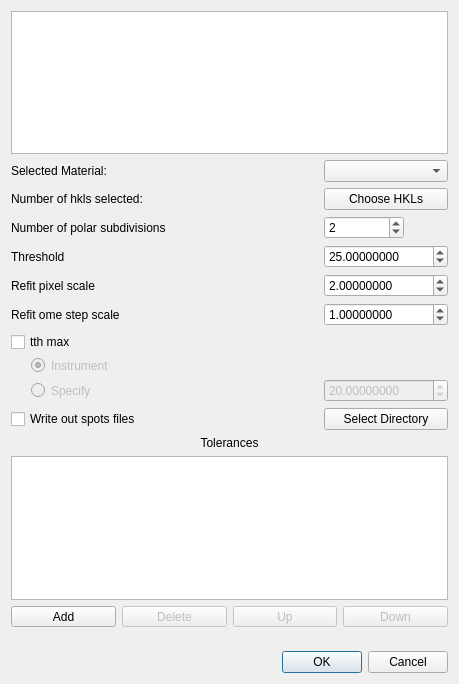
<?xml version="1.0" encoding="UTF-8"?>
<ui version="4.0">
 <class>fit_grains_options</class>
 <widget class="QDialog" name="fit_grains_options">
  <property name="geometry">
   <rect>
    <x>0</x>
    <y>0</y>
    <width>459</width>
    <height>684</height>
   </rect>
  </property>
  <property name="windowTitle">
   <string>Fit Grains Options</string>
  </property>
  <layout class="QVBoxLayout" name="verticalLayout">
   <item>
    <widget class="GrainsTableView" name="grains_table_view"/>
   </item>
   <item>
    <layout class="QGridLayout" name="gridLayout">
     <item row="4" column="0">
      <widget class="QLabel" name="refit_pixel_labe">
       <property name="text">
        <string>Refit pixel scale</string>
       </property>
      </widget>
     </item>
     <item row="1" column="0">
      <widget class="QLabel" name="num_hkls_selected">
       <property name="text">
        <string>Number of hkls selected:</string>
       </property>
      </widget>
     </item>
     <item row="8" column="0">
      <widget class="QRadioButton" name="tth_max_specify">
       <property name="enabled">
        <bool>false</bool>
       </property>
       <property name="styleSheet">
        <string notr="true">padding-left: 20px;</string>
       </property>
       <property name="text">
        <string>Specify</string>
       </property>
      </widget>
     </item>
     <item row="3" column="0">
      <widget class="QLabel" name="threshold_label">
       <property name="text">
        <string>Threshold</string>
       </property>
      </widget>
     </item>
     <item row="4" column="1">
      <widget class="ScientificDoubleSpinBox" name="refit_pixel_scale">
       <property name="sizePolicy">
        <sizepolicy hsizetype="Minimum" vsizetype="Fixed">
         <horstretch>0</horstretch>
         <verstretch>0</verstretch>
        </sizepolicy>
       </property>
       <property name="decimals">
        <number>8</number>
       </property>
       <property name="maximum">
        <double>1000000.000000000000000</double>
       </property>
       <property name="value">
        <double>2.000000000000000</double>
       </property>
      </widget>
     </item>
     <item row="5" column="0">
      <widget class="QLabel" name="refit_ome_label">
       <property name="text">
        <string>Refit ome step scale</string>
       </property>
      </widget>
     </item>
     <item row="8" column="1">
      <widget class="ScientificDoubleSpinBox" name="tth_max_value">
       <property name="enabled">
        <bool>false</bool>
       </property>
       <property name="decimals">
        <number>8</number>
       </property>
       <property name="maximum">
        <double>1000000.000000000000000</double>
       </property>
       <property name="value">
        <double>20.000000000000000</double>
       </property>
      </widget>
     </item>
     <item row="0" column="1">
      <widget class="QComboBox" name="material"/>
     </item>
     <item row="2" column="0">
      <widget class="QLabel" name="npdiv_label">
       <property name="text">
        <string>Number of polar subdivisions</string>
       </property>
      </widget>
     </item>
     <item row="1" column="1">
      <widget class="QPushButton" name="choose_hkls">
       <property name="text">
        <string>Choose HKLs</string>
       </property>
      </widget>
     </item>
     <item row="6" column="0">
      <widget class="QCheckBox" name="tth_max_enable">
       <property name="text">
        <string>tth max</string>
       </property>
      </widget>
     </item>
     <item row="3" column="1">
      <widget class="ScientificDoubleSpinBox" name="threshold">
       <property name="decimals">
        <number>8</number>
       </property>
       <property name="maximum">
        <double>1000000.000000000000000</double>
       </property>
       <property name="value">
        <double>25.000000000000000</double>
       </property>
      </widget>
     </item>
     <item row="5" column="1">
      <widget class="ScientificDoubleSpinBox" name="refit_ome_step_scale">
       <property name="decimals">
        <number>8</number>
       </property>
       <property name="maximum">
        <double>1000000.000000000000000</double>
       </property>
       <property name="value">
        <double>1.000000000000000</double>
       </property>
      </widget>
     </item>
     <item row="0" column="0">
      <widget class="QLabel" name="material_label">
       <property name="text">
        <string>Selected Material:</string>
       </property>
      </widget>
     </item>
     <item row="2" column="1">
      <widget class="QSpinBox" name="npdiv">
       <property name="sizePolicy">
        <sizepolicy hsizetype="Fixed" vsizetype="Fixed">
         <horstretch>0</horstretch>
         <verstretch>0</verstretch>
        </sizepolicy>
       </property>
       <property name="minimumSize">
        <size>
         <width>80</width>
         <height>0</height>
        </size>
       </property>
       <property name="minimum">
        <number>1</number>
       </property>
       <property name="value">
        <number>2</number>
       </property>
      </widget>
     </item>
     <item row="7" column="0">
      <widget class="QRadioButton" name="tth_max_instrument">
       <property name="enabled">
        <bool>false</bool>
       </property>
       <property name="styleSheet">
        <string notr="true">padding-left: 20px;
</string>
       </property>
       <property name="text">
        <string>Instrument</string>
       </property>
       <property name="checked">
        <bool>true</bool>
       </property>
      </widget>
     </item>
     <item row="9" column="1">
      <widget class="QPushButton" name="set_spots_directory">
       <property name="text">
        <string>Select Directory</string>
       </property>
      </widget>
     </item>
     <item row="9" column="0">
      <widget class="QCheckBox" name="write_out_spots">
       <property name="text">
        <string>Write out spots files</string>
       </property>
      </widget>
     </item>
    </layout>
   </item>
   <item>
    <widget class="QLabel" name="tolerances_label">
     <property name="text">
      <string>Tolerances</string>
     </property>
     <property name="alignment">
      <set>Qt::AlignCenter</set>
     </property>
    </widget>
   </item>
   <item>
    <widget class="QTableView" name="tolerances_view">
     <property name="selectionBehavior">
      <enum>QAbstractItemView::SelectRows</enum>
     </property>
     <attribute name="horizontalHeaderMinimumSectionSize">
      <number>26</number>
     </attribute>
     <attribute name="horizontalHeaderHighlightSections">
      <bool>false</bool>
     </attribute>
     <attribute name="verticalHeaderVisible">
      <bool>true</bool>
     </attribute>
    </widget>
   </item>
   <item>
    <layout class="QHBoxLayout" name="horizontalLayout">
     <item>
      <widget class="QToolButton" name="add_row">
       <property name="sizePolicy">
        <sizepolicy hsizetype="MinimumExpanding" vsizetype="Fixed">
         <horstretch>0</horstretch>
         <verstretch>0</verstretch>
        </sizepolicy>
       </property>
       <property name="text">
        <string>Add</string>
       </property>
      </widget>
     </item>
     <item>
      <widget class="QToolButton" name="delete_row">
       <property name="enabled">
        <bool>false</bool>
       </property>
       <property name="sizePolicy">
        <sizepolicy hsizetype="MinimumExpanding" vsizetype="Fixed">
         <horstretch>0</horstretch>
         <verstretch>0</verstretch>
        </sizepolicy>
       </property>
       <property name="text">
        <string>Delete</string>
       </property>
       <property name="checkable">
        <bool>false</bool>
       </property>
      </widget>
     </item>
     <item>
      <widget class="QToolButton" name="move_up">
       <property name="enabled">
        <bool>false</bool>
       </property>
       <property name="sizePolicy">
        <sizepolicy hsizetype="MinimumExpanding" vsizetype="Fixed">
         <horstretch>0</horstretch>
         <verstretch>0</verstretch>
        </sizepolicy>
       </property>
       <property name="text">
        <string>Up</string>
       </property>
      </widget>
     </item>
     <item>
      <widget class="QToolButton" name="move_down">
       <property name="enabled">
        <bool>false</bool>
       </property>
       <property name="sizePolicy">
        <sizepolicy hsizetype="MinimumExpanding" vsizetype="Fixed">
         <horstretch>0</horstretch>
         <verstretch>0</verstretch>
        </sizepolicy>
       </property>
       <property name="text">
        <string>Down</string>
       </property>
      </widget>
     </item>
    </layout>
   </item>
   <item>
    <spacer name="verticalSpacer">
     <property name="orientation">
      <enum>Qt::Vertical</enum>
     </property>
     <property name="sizeType">
      <enum>QSizePolicy::Fixed</enum>
     </property>
     <property name="sizeHint" stdset="0">
      <size>
       <width>17</width>
       <height>18</height>
      </size>
     </property>
    </spacer>
   </item>
   <item>
    <widget class="QDialogButtonBox" name="button_box">
     <property name="orientation">
      <enum>Qt::Horizontal</enum>
     </property>
     <property name="standardButtons">
      <set>QDialogButtonBox::Cancel|QDialogButtonBox::Ok</set>
     </property>
    </widget>
   </item>
  </layout>
 </widget>
 <customwidgets>
  <customwidget>
   <class>ScientificDoubleSpinBox</class>
   <extends>QDoubleSpinBox</extends>
   <header>scientificspinbox.h</header>
  </customwidget>
  <customwidget>
   <class>GrainsTableView</class>
   <extends>QTableView</extends>
   <header location="global">grains_table_view.py</header>
  </customwidget>
 </customwidgets>
 <tabstops>
  <tabstop>material</tabstop>
  <tabstop>choose_hkls</tabstop>
  <tabstop>npdiv</tabstop>
  <tabstop>threshold</tabstop>
  <tabstop>refit_pixel_scale</tabstop>
  <tabstop>refit_ome_step_scale</tabstop>
  <tabstop>tth_max_enable</tabstop>
  <tabstop>tth_max_instrument</tabstop>
  <tabstop>tth_max_specify</tabstop>
  <tabstop>tth_max_value</tabstop>
  <tabstop>tolerances_view</tabstop>
  <tabstop>add_row</tabstop>
  <tabstop>delete_row</tabstop>
  <tabstop>move_up</tabstop>
  <tabstop>move_down</tabstop>
 </tabstops>
 <resources/>
 <connections>
  <connection>
   <sender>button_box</sender>
   <signal>accepted()</signal>
   <receiver>fit_grains_options</receiver>
   <slot>accept()</slot>
   <hints>
    <hint type="sourcelabel">
     <x>248</x>
     <y>254</y>
    </hint>
    <hint type="destinationlabel">
     <x>157</x>
     <y>274</y>
    </hint>
   </hints>
  </connection>
  <connection>
   <sender>button_box</sender>
   <signal>rejected()</signal>
   <receiver>fit_grains_options</receiver>
   <slot>reject()</slot>
   <hints>
    <hint type="sourcelabel">
     <x>316</x>
     <y>260</y>
    </hint>
    <hint type="destinationlabel">
     <x>286</x>
     <y>274</y>
    </hint>
   </hints>
  </connection>
 </connections>
</ui>
